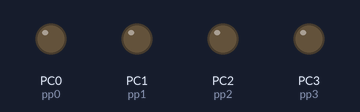
The program below on a simulated ATmega16, built with avr-gcc and emulated at 8 MHz. Shown: output pins drawn as LEDs (lit = HIGH).

Above: at 0.1 s.
At 0.5 s:
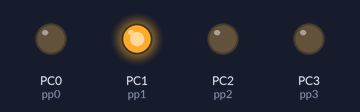
At 1.1 s:
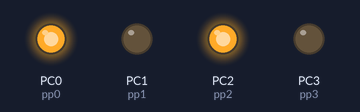
At 2.0 s:
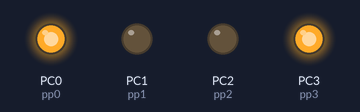
At 3.3 s:
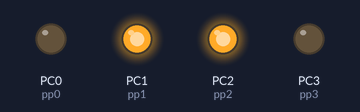
At 4.3 s:
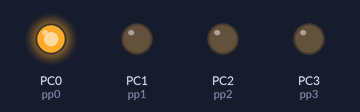
Timing chart, 0 to 4.6 s (numbered marks = the images above):
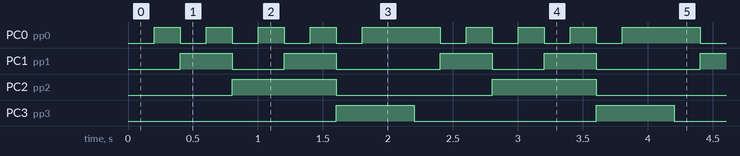

The program:

main.c
```c
/*
 * 7segtest.c
 *
 * Created:  /06/2018 03:41:03 ص
 * Author : ENG Hossam
 */

#include <avr/io.h>
#include "swe7seg.h";
#define F_CPU 8000000UL // defining clk speed
 #include "avr/delay.h"

int main(void)
{
    /* Replace with your application code */
	init();

    while (1)
    {
	    start_test_screen(); //// start screen test
	    _delay_ms(200);  /// wait for 200 ms
		end_test_screen(); /// end test

			send_number(0); //// send number 0

		send_number(1); // send number 1
		_delay_ms(200); /// wait for 2 sec
		send_number(2); /// send num 2
		_delay_ms(200);
		send_number(3);
		_delay_ms(200);
		send_number(4);
		_delay_ms(200);
		send_number(5);
		_delay_ms(200);
			send_number(6);
			_delay_ms(200);
				send_number(7);
				_delay_ms(200);
					send_number(8);
					_delay_ms(200);
						send_number(9);
						_delay_ms(200);

    }
}
```

Swe7seg.c
```c
/*
 * Swe7seg.c
 *
 * Created: 12/06/2018 03:26:48 ص
 *  Author: SWE Hossam
 */


#include "swe7seg.h"
 #include <avr/io.h>

 #define ppddr DDRC /// change this to change Ports Group
 #define ppname PORTC //// Change this to change Main Port Name
 #define pp0 PC0  //// change this to change port pin
 #define pp1 PC1 //// change this to change port pin
 #define pp2 PC2  //// change this to change port pin
 #define pp3 PC3  //// change this to change port pin
 #define pp4 PC4 /// change this to change screen test port ( function that test leds that in the screen) //// If you dont need it just  You must connect the line
 //outed From mcu with not gate to invert signal to 0 if you dont need it just connect it with 5 v and change PC4 to any empty port or fake number


   void init()/// function to set ports as Outputs
{


	  ppddr |= (1<<pp0); // set 1   (output)
	  ppddr|= (1<<pp1); // set 1  (output)
	  ppddr |= (1<<pp2); // set 1   (output)
	  ppddr |= (1<<pp3); // set 1   (output)
	}

	 void start_test_screen()
	 {
		 ppname |= (1<<pp4);

 	 }    /// function to turn on all leds that contined inside the screen

	 void end_test_screen() /// function to turn off all leds that contined inside the screen
	 {

	 	 ppname &= ~ (1<<pp4);
	 }

 void send_number(int number)  /// function to Send  number to screen
{

	 if(number==0)
	 {
				ppname &= ~ (1<<pp0);
		     	ppname &= ~ (1<<pp1);
		     	ppname &= ~ (1<<pp2);
		     	ppname &= ~ (1<<pp3);


	 }

	 if(number==1)
	 {

			 		ppname |= (1<<pp0);
                    	ppname &= ~ (1<<pp1);
                    	ppname &= ~ (1<<pp2);
                    	ppname &= ~ (1<<pp3);
	 }

	 if(number==2)
	 {
		 ppname |= (1<<pp1);
		 ppname &= ~ (1<<pp0);
		 ppname &= ~ (1<<pp2);
		 ppname &= ~ (1<<pp3);
	 }
	 if(number==3)
	 {
		 ppname |= (1<<pp0); /// ppname 2
     	 ppname |= (1<<pp1); // ppname1;

 		 ppname &= ~ (1<<pp2);
		 ppname &= ~ (1<<pp3);
	 }

	 	 if(number==4)
	 	 {
		 	 ppname |= (1<<pp2); ///

		 	 ppname &= ~ (1<<pp1);
		 	 ppname &= ~ (1<<pp3);
	    	 ppname &= ~ (1<<pp0);

	 	 }
		   if(number==5)
		   {
			   ppname |= (1<<pp2); ///
			   ppname |= (1<<pp0); ///

			   ppname &= ~ (1<<pp1);
			   ppname &= ~ (1<<pp3);
		   }


   if(number==6)
   {
	   ppname |= (1<<pp2); ///
	   ppname |= (1<<pp1); ///

	   ppname &= ~ (1<<pp0);
	   ppname &= ~ (1<<pp3);
   }


      if(number==7)
      {
	      ppname |= (1<<pp2); ///
	      ppname |= (1<<pp0); ///
	      ppname |= (1<<pp1); ///


	      ppname &= ~ (1<<pp3);
      }


	  if(number==8)
	  {
		  ppname |= (1<<pp3); ///


		 ppname &= ~ (1<<pp0);
		 ppname &= ~ (1<<pp1);
		 ppname &= ~ (1<<pp2);
	  }


	  	  if(number==9)
	  	  {
		  	  ppname |= (1<<pp3); ///
	     	  ppname |= (1<<pp0); ///


		  	  ppname &= ~ (1<<pp1);
		  	  ppname &= ~ (1<<pp2);
	  	  }


}
```

swe7seg.h
```c
/*
 * swe7seg.h
 *
 * Created: 12/06/2018 03:25:33 ص
 *  Author: SWE Hossam
 */


#ifndef SWE7SEG_H_
#define SWE7SEG_H_


#include <avr/io.h>

void init();
void start_test_screen();
void end_test_screen();
void send_number(int);

							/* USART_RS232_H_FILE_H_ */


#endif /* SWE7SEG_H_ */
```

Measured:
- by itself, PC0 (pp0): repeats every 2.0 s: 3 × (LOW 0.20 s, HIGH 0.20 s), LOW 0.20 s, HIGH 0.60 s
- by itself, PC1 (pp1): repeats every 2.0 s: LOW 0.40 s, HIGH 0.40 s, LOW 0.80 s, HIGH 0.40 s
- by itself, PC2 (pp2): alternates HIGH for 0.80 s and LOW for 1.2 s
- by itself, PC3 (pp3): alternates HIGH for 0.60 s and LOW for 1.4 s
